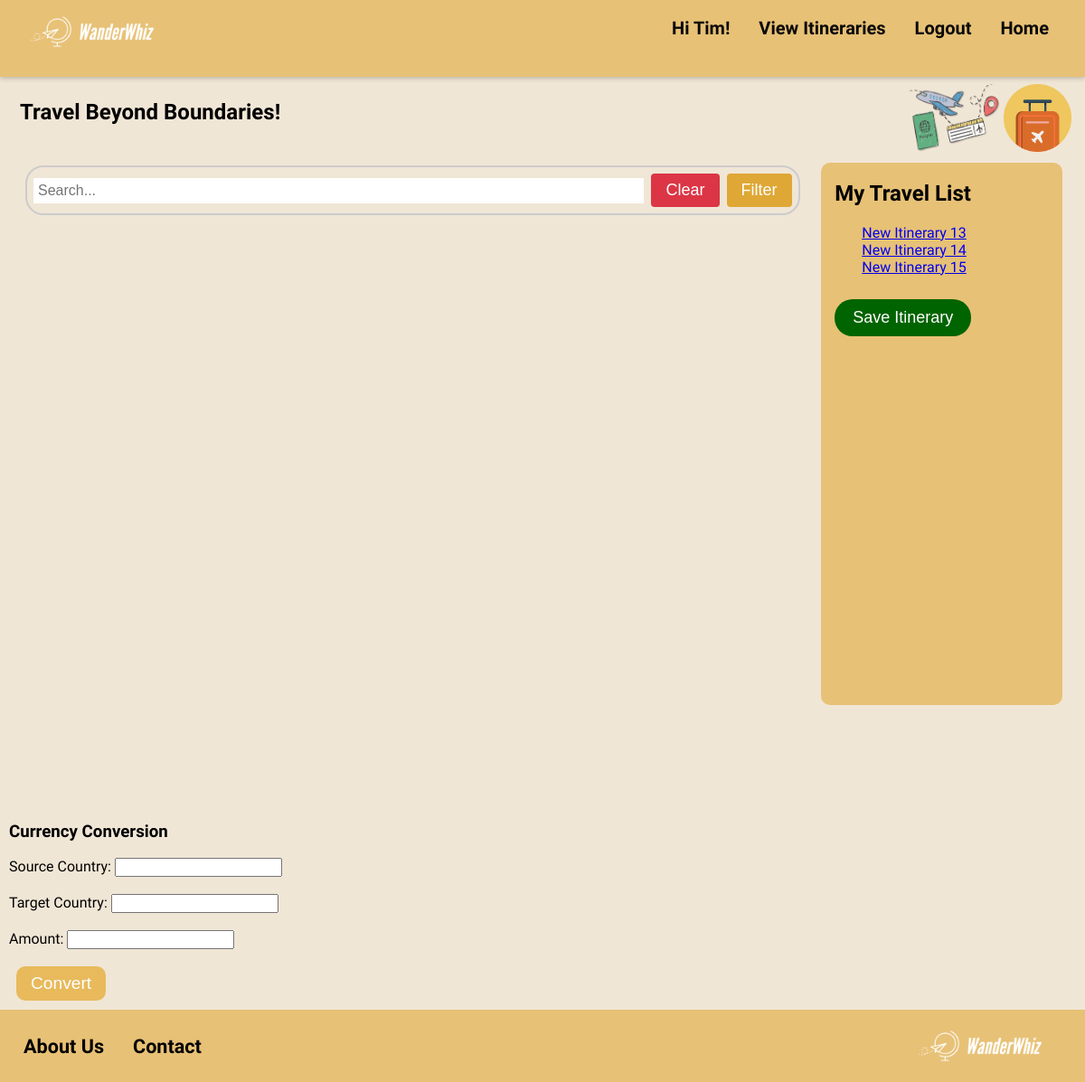
/itineraries/ (signed in), run on the app's committed database.
### members/models.py (models this page shows, shortened)
class Itinerary(models.Model):
    itinerary_name = models.CharField(max_length=255)
    business_list = models.ManyToManyField(Business)
    user_id = models.ForeignKey(User, on_delete=models.CASCADE)

### members/views.py (the view)
# urls.py: path('itineraries/', itinerary_list, name='itinerary_list'),
def itinerary_list(request):
    itineraries = Itinerary.objects.all()
    return render(request, 'itinerary_list.html', {'itineraries': itineraries})

### members/templates/itinerary_list.html
{% extends 'registration/home.html'%}
{% load static %}
{% block itineraryinfo %}
<ul>
  {% for itinerary in itineraries %}
  {% if itinerary.id and itinerary.user_id_id == request.user.id %}
    <li>
        <a href="{% url 'itinerary_detail' id=itinerary.id %}">{{ itinerary.itinerary_name }}</a>
      {% endif %}
    </li>
  {% empty %}
    <li>No itineraries found.</li>
  {% endfor %}
</ul>
{% endblock %}

### members/templates/base.html (shortened to what this page needs)
{% load static %}
<!DOCTYPE html>
<html lang="en">
<head>
    {% block css %}{% endblock %}
    {% block extrahead %}{% endblock %}
</head>
<body>
    <header style= 'padding-left: 2%; padding-right: 2%;'>
        <div class="header-logo">
            <a href="/home">
            <img src="{% static 'images/WanderWhiz-1_5.png'  %}" alt="Logo" width="160" height="60">
            </a>
        </div>
        <nav>
            <ul>
                {% if request.user.is_authenticated %}
                    <li><a href="{% url 'home'%}">Home</a></li>
                    <li><a href="{% url 'logout'%}">Logout</a></li>
                    <li><a href="{% url 'itinerary_list'%}">View Itineraries</a></li>
                    <li><a href="#">Hi {{request.user | title}}!</a></li>
                {% else %}
                    <li><a href="/login">Login</a></li>
                    <li><a href="/register">Sign Up</a></li>
                {% endif %}
            </ul>
        </nav>
    </header>
    <main>
                {% block content %}
                {% endblock %}
    </main>
    <footer id="feet">
        <div class="container-footer">
            <div class="footer-links">
                <a href="#">About Us</a>
                <a href="#">Contact</a>
            </div>
            <div class="footer-logo">
                <img src="{% static 'images/WanderWhiz-1_5.png'  %}" alt="Logo" width="160" height="60">
            </div>
        </div>
    </footer>
</body>
</html>

### members/static/homestylesheet.css (style rules this page uses)
body { background-color: #f0e6d6; width: 100vw; height: 100vh; height: auto; font-family: 'Source Sans Pro', sans-serif; margin: 0; display: flex; flex-direction: column; margin-bottom: 0%; }
li, li::marker { list-style-type: none; }
header { background-color: #E7C176; display: flex; justify-content: space-between; padding: 5px; box-shadow: 0px 2px 5px rgba(0, 0, 0, 0.2); }
nav { height: 75px; }
nav ul { list-style-type: none; padding: 0; margin: 0; overflow: hidden; }
nav li { float: right; }
nav li a { display: block; color: rgb(10, 8, 8); text-align: center; padding: 14px 16px; text-decoration: none; font-size: 20px; font-weight: bolder; }
#feet { background-color: #E7C176; color: #fff; padding: 10px; margin-bottom: 0%; }
.container-footer { display: flex; justify-content: space-between; align-items: center; font-size: 18px; }
.footer-links { display: flex; }
.footer-links a { display: block; color: rgb(4, 2, 2); text-align: center; padding: 14px 16px; text-decoration: none; font-weight: bold; font-size: larger; }
.footer-logo { display: flex; align-items: center; margin-right: 2%; }
.footer-logo img { margin-right: 0px; }

### data on the page
Itinerary: itinerary_name "New Itinerary 13"
Itinerary: itinerary_name "New Itinerary 14"
Itinerary: itinerary_name "New Itinerary 15"

### other printed values
{{ request.user | title }} "Tim"
